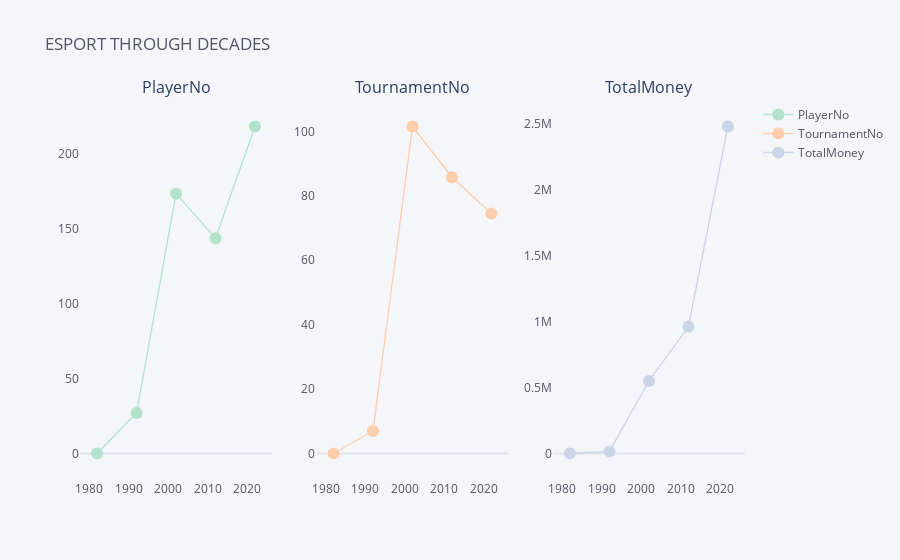

Notebook cell for this chart:
### Markdown cell above
### ESport industry through decades
- Overall, the line chart show that **Esport industry grow significant** through the decades.

- The correlation chart show how the relationship between Number of Player, Tournament and total value. It seem that they both have a **positive relation**.

- There was a massive increasing in number of Player and Tournament from 1990s to 2000s. However, the Value of its industry actually flying off in 2010s.

- The number of Tournament is decreasing since 2000s, it is an opposite trend in compare with Number of Player and the economy of the industry. It is also shown a weak positive correlation between number of Tournament and Value of total industry.

---

In short, the ESport industry is expanding quickly both in player and it size but the number of tournament is decreasing. It could be a hypothesis that **the prize for tournament is increasing and the industry is focusing more on a quality ones**.

### Code cell
# ESport through decade
Decades = df.resample('10Y')['PlayerNo', 'TournamentNo', 'TotalMoney'].mean()
Decades.iplot(kind='line',
              mode='lines+markers',
              colorscale='pastel2',
              showgrid=False,
              subplots=True,
              shape=(1, 3),
              title='ESPORT THROUGH DECADES',
              subplot_titles=True)

sns.pairplot(Decades, aspect=2,
             diag_kind='kde', kind="reg", plot_kws={'line_kws': {'color': 'orange'}})

### Figure 1 — Plotly figure (JSON) as saved in the notebook; plotly's stock layout.template omitted (floating-point values rounded to 4 significant figures)
{"data": [{"line": {"color": "rgba(179, 226, 205, 1.0)", "dash": "solid", "shape": "linear", "width": 1.3}, "marker": {"size": 12, "symbol": "circle"}, "mode": "lines+markers", "name": "PlayerNo", "text": "", "type": "scatter", "x": ["1981-12-31", "1991-12-31", "2001-12-31", "2011-12-31", "2021-12-31"], "xaxis": "x", "y": [0, 27, 173.2, 143.4, 218.0], "yaxis": "y"}, {"line": {"color": "rgba(253, 205, 172, 1.0)", "dash": "solid", "shape": "linear", "width": 1.3}, "marker": {"size": 12, "symbol": "circle"}, "mode": "lines+markers", "name": "TournamentNo", "text": "", "type": "scatter", "x": ["1981-12-31", "1991-12-31", "2001-12-31", "2011-12-31", "2021-12-31"], "xaxis": "x2", "y": [0, 7, 101.5, 85.79, 74.5], "yaxis": "y2"}, {"line": {"color": "rgba(203, 213, 232, 1.0)", "dash": "solid", "shape": "linear", "width": 1.3}, "marker": {"size": 12, "symbol": "circle"}, "mode": "lines+markers", "name": "TotalMoney", "text": "", "type": "scatter", "x": ["1981-12-31", "1991-12-31", "2001-12-31", "2011-12-31", "2021-12-31"], "xaxis": "x3", "y": [0, 16030.0, 549900.0, 959700.0, 2477000.0], "yaxis": "y3"}], "layout": {"annotations": [{"font": {"size": 16}, "showarrow": false, "text": "PlayerNo", "x": 0.1444, "xanchor": "center", "xref": "paper", "y": 1, "yanchor": "bottom", "yref": "paper"}, {"font": {"size": 16}, "showarrow": false, "text": "TournamentNo", "x": 0.5, "xanchor": "center", "xref": "paper", "y": 1, "yanchor": "bottom", "yref": "paper"}, {"font": {"size": 16}, "showarrow": false, "text": "TotalMoney", "x": 0.8556, "xanchor": "center", "xref": "paper", "y": 1, "yanchor": "bottom", "yref": "paper"}], "legend": {"bgcolor": "#F5F6F9", "font": {"color": "#4D5663"}}, "paper_bgcolor": "#F5F6F9", "plot_bgcolor": "#F5F6F9", "title": {"font": {"color": "#4D5663"}, "text": "ESPORT THROUGH DECADES"}, "xaxis": {"anchor": "y", "domain": [0, 0.2889], "gridcolor": "#E1E5ED", "showgrid": false, "tickfont": {"color": "#4D5663"}, "title": {"font": {"color": "#4D5663"}, "text": ""}, "zerolinecolor": "#E1E5ED"}, "xaxis2": {"anchor": "y2", "domain": [0.3556, 0.6444], "gridcolor": "#E1E5ED", "showgrid": false, "tickfont": {"color": "#4D5663"}, "title": {"font": {"color": "#4D5663"}, "text": ""}, "zerolinecolor": "#E1E5ED"}, "xaxis3": {"anchor": "y3", "domain": [0.7111, 1], "gridcolor": "#E1E5ED", "showgrid": false, "tickfont": {"color": "#4D5663"}, "title": {"font": {"color": "#4D5663"}, "text": ""}, "zerolinecolor": "#E1E5ED"}, "yaxis": {"anchor": "x", "domain": [0, 1], "gridcolor": "#E1E5ED", "showgrid": false, "tickfont": {"color": "#4D5663"}, "title": {"font": {"color": "#4D5663"}, "text": ""}, "zerolinecolor": "#E1E5ED"}, "yaxis2": {"anchor": "x2", "domain": [0, 1], "gridcolor": "#E1E5ED", "showgrid": false, "tickfont": {"color": "#4D5663"}, "title": {"font": {"color": "#4D5663"}, "text": ""}, "zerolinecolor": "#E1E5ED"}, "yaxis3": {"anchor": "x3", "domain": [0, 1], "gridcolor": "#E1E5ED", "showgrid": false, "tickfont": {"color": "#4D5663"}, "title": {"font": {"color": "#4D5663"}, "text": ""}, "zerolinecolor": "#E1E5ED"}}}
